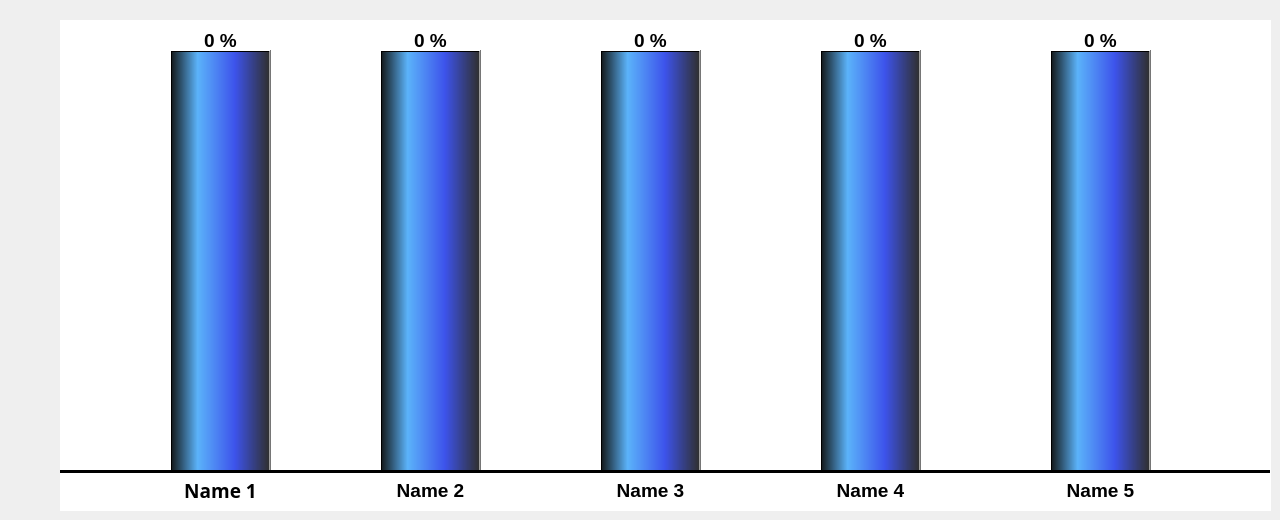
        <widget class="QWidget" name="tab_9">
         <attribute name="title">
          <string>Chart</string>
         </attribute>
         <widget class="QLabel" name="lbl_lable4">
          <property name="geometry">
           <rect>
            <x>830</x>
            <y>480</y>
            <width>81</width>
            <height>20</height>
           </rect>
          </property>
          <property name="font">
           <font>
            <pointsize>14</pointsize>
            <weight>75</weight>
            <bold>true</bold>
           </font>
          </property>
          <property name="styleSheet">
           <string notr="true">color: rgb(0, 0, 0);
background-color: rgb(255, 255, 255);
</string>
          </property>
          <property name="text">
           <string>Name 4</string>
          </property>
          <property name="alignment">
           <set>Qt::AlignCenter</set>
          </property>
         </widget>
         <widget class="QLabel" name="lbl_lable2">
          <property name="geometry">
           <rect>
            <x>390</x>
            <y>480</y>
            <width>81</width>
            <height>20</height>
           </rect>
          </property>
          <property name="font">
           <font>
            <pointsize>14</pointsize>
            <weight>75</weight>
            <bold>true</bold>
           </font>
          </property>
          <property name="styleSheet">
           <string notr="true">color: rgb(0, 0, 0);
background-color: rgb(255, 255, 255);
</string>
          </property>
          <property name="text">
           <string>Name 2</string>
          </property>
          <property name="alignment">
           <set>Qt::AlignCenter</set>
          </property>
         </widget>
         <widget class="QLabel" name="lbl_lable1">
          <property name="geometry">
           <rect>
            <x>180</x>
            <y>480</y>
            <width>81</width>
            <height>20</height>
           </rect>
          </property>
          <property name="font">
           <font>
            <family>Sans Serif</family>
            <pointsize>14</pointsize>
            <weight>75</weight>
            <italic>false</italic>
            <bold>true</bold>
           </font>
          </property>
          <property name="styleSheet">
           <string notr="true">color: rgb(0, 0, 0);
background-color: rgb(255, 255, 255);
</string>
          </property>
          <property name="text">
           <string>Name 1</string>
          </property>
          <property name="alignment">
           <set>Qt::AlignCenter</set>
          </property>
         </widget>
         <widget class="QLabel" name="lbl_lable3">
          <property name="geometry">
           <rect>
            <x>610</x>
            <y>480</y>
            <width>81</width>
            <height>20</height>
           </rect>
          </property>
          <property name="font">
           <font>
            <pointsize>14</pointsize>
            <weight>75</weight>
            <bold>true</bold>
           </font>
          </property>
          <property name="styleSheet">
           <string notr="true">color: rgb(0, 0, 0);
background-color: rgb(255, 255, 255);
</string>
          </property>
          <property name="text">
           <string>Name 3</string>
          </property>
          <property name="alignment">
           <set>Qt::AlignCenter</set>
          </property>
         </widget>
         <widget class="QwtThermo" name="rate_box">
          <property name="geometry">
           <rect>
            <x>10</x>
            <y>40</y>
            <width>71</width>
            <height>441</height>
           </rect>
          </property>
          <property name="font">
           <font>
            <pointsize>12</pointsize>
            <weight>75</weight>
            <bold>true</bold>
           </font>
          </property>
          <property name="styleSheet">
           <string notr="true">color: rgb(0, 0, 0);</string>
          </property>
          <property name="borderWidth">
           <number>3</number>
          </property>
          <property name="maxValue">
           <double>100.000000000000000</double>
          </property>
         </widget>
         <widget class="QFrame" name="frame_3">
          <property name="geometry">
           <rect>
            <x>60</x>
            <y>20</y>
            <width>1211</width>
            <height>491</height>
           </rect>
          </property>
          <property name="styleSheet">
           <string notr="true">background-color: rgb(255, 255, 255);</string>
          </property>
          <property name="frameShape">
           <enum>QFrame::NoFrame</enum>
          </property>
          <property name="frameShadow">
           <enum>QFrame::Sunken</enum>
          </property>
          <widget class="QLabel" name="lbl_chart_1">
           <property name="geometry">
            <rect>
             <x>130</x>
             <y>10</y>
             <width>61</width>
             <height>21</height>
            </rect>
           </property>
           <property name="font">
            <font>
             <pointsize>14</pointsize>
             <weight>75</weight>
             <bold>true</bold>
            </font>
           </property>
           <property name="styleSheet">
            <string notr="true">color: rgb(0, 0, 0);</string>
           </property>
           <property name="text">
            <string>0 %</string>
           </property>
           <property name="alignment">
            <set>Qt::AlignCenter</set>
           </property>
          </widget>
          <widget class="QPushButton" name="chart_1">
           <property name="geometry">
            <rect>
             <x>110</x>
             <y>30</y>
             <width>101</width>
             <height>431</height>
            </rect>
           </property>
           <property name="sizePolicy">
            <sizepolicy hsizetype="Ignored" vsizetype="Ignored">
             <horstretch>0</horstretch>
             <verstretch>0</verstretch>
            </sizepolicy>
           </property>
           <property name="styleSheet">
            <string notr="true">background-color: qlineargradient(spread:repeat, x1:0, y1:0, x2:1, y2:0, stop:0 rgba(7, 15, 18, 241), stop:0.264317 rgba(91, 179, 250, 255), stop:0.647577 rgba(61, 83, 235, 255), stop:1 rgba(41, 41, 41, 247));</string>
           </property>
           <property name="text">
            <string/>
           </property>
          </widget>
          <widget class="QPushButton" name="chart_2">
           <property name="geometry">
            <rect>
             <x>320</x>
             <y>30</y>
             <width>101</width>
             <height>431</height>
            </rect>
           </property>
           <property name="styleSheet">
            <string notr="true">background-color: qlineargradient(spread:repeat, x1:0, y1:0, x2:1, y2:0, stop:0 rgba(7, 15, 18, 241), stop:0.264317 rgba(91, 179, 250, 255), stop:0.647577 rgba(61, 83, 235, 255), stop:1 rgba(41, 41, 41, 247));</string>
           </property>
           <property name="text">
            <string/>
           </property>
          </widget>
          <widget class="QPushButton" name="chart_3">
           <property name="geometry">
            <rect>
             <x>540</x>
             <y>30</y>
             <width>101</width>
             <height>431</height>
            </rect>
           </property>
           <property name="styleSheet">
            <string notr="true">background-color: qlineargradient(spread:repeat, x1:0, y1:0, x2:1, y2:0, stop:0 rgba(7, 15, 18, 241), stop:0.264317 rgba(91, 179, 250, 255), stop:0.647577 rgba(61, 83, 235, 255), stop:1 rgba(41, 41, 41, 247));</string>
           </property>
           <property name="text">
            <string/>
           </property>
          </widget>
          <widget class="QPushButton" name="chart_4">
           <property name="geometry">
            <rect>
             <x>760</x>
             <y>30</y>
             <width>101</width>
             <height>431</height>
            </rect>
           </property>
           <property name="styleSheet">
            <string notr="true">background-color: qlineargradient(spread:repeat, x1:0, y1:0, x2:1, y2:0, stop:0 rgba(7, 15, 18, 241), stop:0.264317 rgba(91, 179, 250, 255), stop:0.647577 rgba(61, 83, 235, 255), stop:1 rgba(41, 41, 41, 247));</string>
           </property>
           <property name="text">
            <string/>
           </property>
          </widget>
          <widget class="QPushButton" name="chart_5">
           <property name="geometry">
            <rect>
             <x>990</x>
             <y>30</y>
             <width>101</width>
             <height>431</height>
            </rect>
           </property>
           <property name="styleSheet">
            <string notr="true">background-color: qlineargradient(spread:repeat, x1:0, y1:0, x2:1, y2:0, stop:0 rgba(7, 15, 18, 241), stop:0.264317 rgba(91, 179, 250, 255), stop:0.647577 rgba(61, 83, 235, 255), stop:1 rgba(41, 41, 41, 247));</string>
           </property>
           <property name="text">
            <string/>
           </property>
          </widget>
          <widget class="QLabel" name="lbl_chart_2">
           <property name="geometry">
            <rect>
             <x>340</x>
             <y>10</y>
             <width>61</width>
             <height>21</height>
            </rect>
           </property>
           <property name="font">
            <font>
             <pointsize>14</pointsize>
             <weight>75</weight>
             <bold>true</bold>
            </font>
           </property>
           <property name="styleSheet">
            <string notr="true">color: rgb(0, 0, 0);</string>
           </property>
           <property name="text">
            <string>0 %</string>
           </property>
           <property name="alignment">
            <set>Qt::AlignCenter</set>
           </property>
          </widget>
          <widget class="QLabel" name="lbl_chart_3">
           <property name="geometry">
            <rect>
             <x>560</x>
             <y>10</y>
             <width>61</width>
             <height>21</height>
            </rect>
           </property>
           <property name="font">
            <font>
             <pointsize>14</pointsize>
             <weight>75</weight>
             <bold>true</bold>
            </font>
           </property>
           <property name="styleSheet">
            <string notr="true">color: rgb(0, 0, 0);</string>
           </property>
           <property name="text">
            <string>0 %</string>
           </property>
           <property name="alignment">
            <set>Qt::AlignCenter</set>
           </property>
          </widget>
          <widget class="QLabel" name="lbl_chart_4">
           <property name="geometry">
            <rect>
             <x>780</x>
             <y>10</y>
             <width>61</width>
             <height>21</height>
            </rect>
           </property>
           <property name="font">
            <font>
             <pointsize>14</pointsize>
             <weight>75</weight>
             <bold>true</bold>
            </font>
           </property>
           <property name="styleSheet">
            <string notr="true">color: rgb(0, 0, 0);</string>
           </property>
           <property name="text">
            <string>0 %</string>
           </property>
           <property name="alignment">
            <set>Qt::AlignCenter</set>
           </property>
          </widget>
          <widget class="QLabel" name="lbl_chart_5">
           <property name="geometry">
            <rect>
             <x>1010</x>
             <y>10</y>
             <width>61</width>
             <height>21</height>
            </rect>
           </property>
           <property name="font">
            <font>
             <pointsize>14</pointsize>
             <weight>75</weight>
             <bold>true</bold>
            </font>
           </property>
           <property name="styleSheet">
            <string notr="true">color: rgb(0, 0, 0);</string>
           </property>
           <property name="text">
            <string>0 %</string>
           </property>
           <property name="alignment">
            <set>Qt::AlignCenter</set>
           </property>
          </widget>
          <widget class="QFrame" name="frame_10">
           <property name="geometry">
            <rect>
             <x>-1</x>
             <y>450</y>
             <width>1211</width>
             <height>41</height>
            </rect>
           </property>
           <property name="frameShape">
            <enum>QFrame::NoFrame</enum>
           </property>
           <property name="frameShadow">
            <enum>QFrame::Sunken</enum>
           </property>
           <property name="lineWidth">
            <number>0</number>
           </property>
           <widget class="QFrame" name="frame_11">
            <property name="geometry">
             <rect>
              <x>0</x>
              <y>0</y>
              <width>2131</width>
              <height>3</height>
             </rect>
            </property>
            <property name="styleSheet">
             <string notr="true">background-color: rgb(0, 0, 0);</string>
            </property>
            <property name="frameShape">
             <enum>QFrame::NoFrame</enum>
            </property>
            <property name="frameShadow">
             <enum>QFrame::Sunken</enum>
            </property>
            <property name="lineWidth">
             <number>0</number>
            </property>
           </widget>
          </widget>
          <zorder>lbl_chart_5</zorder>
          <zorder>lbl_chart_4</zorder>
          <zorder>lbl_chart_3</zorder>
          <zorder>lbl_chart_2</zorder>
          <zorder>lbl_chart_1</zorder>
          <zorder>chart_1</zorder>
          <zorder>chart_2</zorder>
          <zorder>chart_3</zorder>
          <zorder>chart_4</zorder>
          <zorder>chart_5</zorder>
          <zorder>frame_10</zorder>
         </widget>
         <widget class="QLabel" name="lbl_lable5">
          <property name="geometry">
           <rect>
            <x>1060</x>
            <y>480</y>
            <width>81</width>
            <height>20</height>
           </rect>
          </property>
          <property name="font">
           <font>
            <pointsize>14</pointsize>
            <weight>75</weight>
            <bold>true</bold>
           </font>
          </property>
          <property name="styleSheet">
           <string notr="true">color: rgb(0, 0, 0);
background-color: rgb(255, 255, 255);
</string>
          </property>
          <property name="text">
           <string>Name 5</string>
          </property>
          <property name="alignment">
           <set>Qt::AlignCenter</set>
          </property>
         </widget>
         <zorder>rate_box</zorder>
         <zorder>frame_3</zorder>
         <zorder>lbl_lable4</zorder>
         <zorder>lbl_lable2</zorder>
         <zorder>lbl_lable1</zorder>
         <zorder>lbl_lable3</zorder>
         <zorder>lbl_lable5</zorder>
        </widget>
